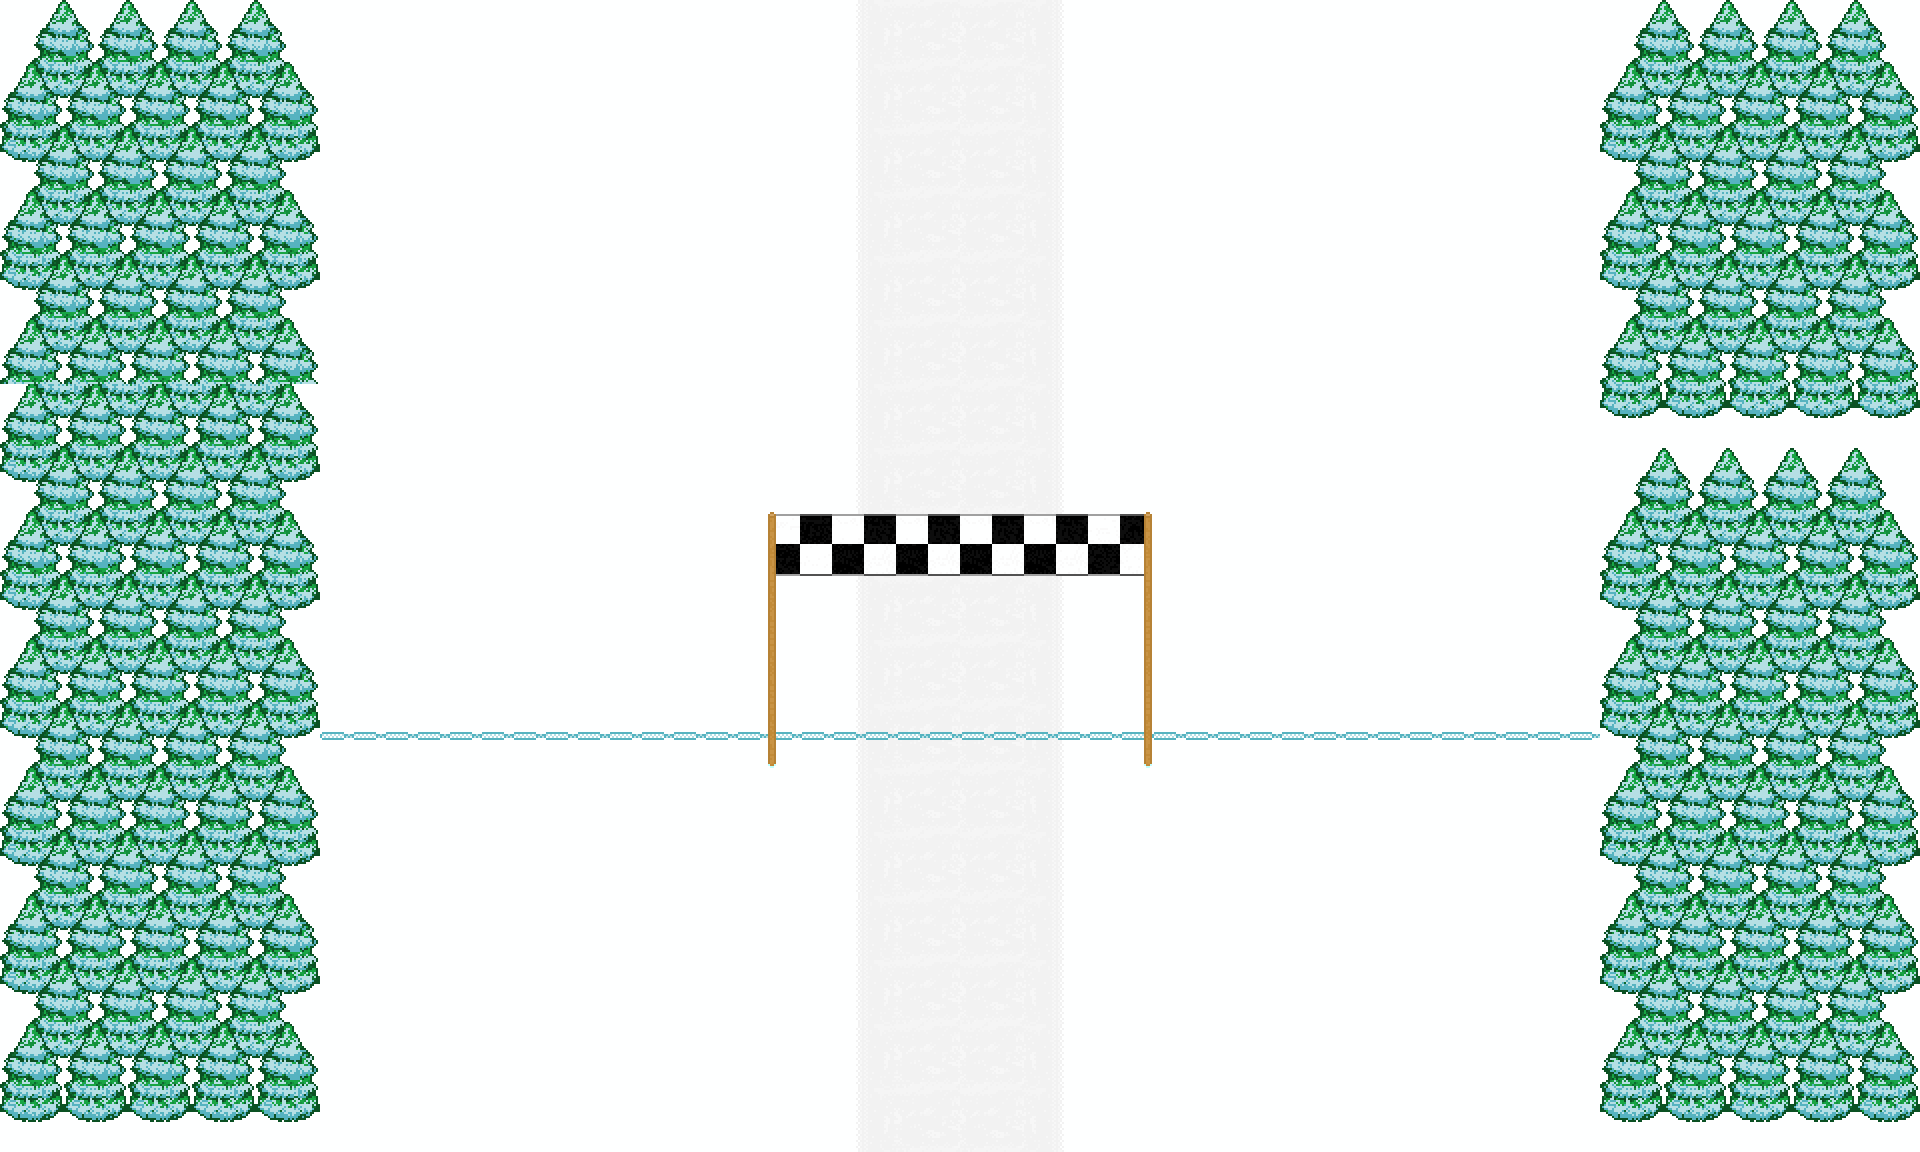

A level layout from a 2D game, rendered from its tile map. Below: a short description, then the map file with its tile-grid data intact:
An orthogonal 30x18 tile map with 64x64 px tiles, 4 tile layers (Background, FinishLine, Object, Foreground), 1 hidden layer not drawn, 2 tilesets.

<map version="1.9" tiledversion="1.9.2" orientation="orthogonal" renderorder="right-down" width="30" height="18" tilewidth="64" tileheight="64" infinite="0" nextlayerid="6" nextobjectid="1">
 <tileset firstgid="1" source="Tilesets/SpecialTileset.tsx" />
 <tileset firstgid="5" source="Tilesets/BackgroundTileset.tsx" />
 <layer id="1" name="Background" width="30" height="18">
  <data encoding="csv">
5,5,5,5,5,5,5,5,5,5,5,5,5,29,30,30,31,5,5,5,5,5,5,5,5,5,5,5,5,5,
5,5,5,5,5,5,5,5,5,5,5,5,5,29,30,30,31,5,5,5,5,5,5,5,5,5,5,5,5,5,
5,5,5,5,5,5,5,5,5,5,5,5,5,29,30,30,31,5,5,5,5,5,5,5,5,5,5,5,5,5,
5,5,5,5,5,5,5,5,5,5,5,5,5,29,30,30,31,5,5,5,5,5,5,5,5,5,5,5,5,5,
5,5,5,5,5,5,5,5,5,5,5,5,5,29,30,30,31,5,5,5,5,5,5,5,5,5,5,5,5,5,
5,5,5,5,5,5,5,5,5,5,5,5,5,29,30,30,31,5,5,5,5,5,5,5,5,5,5,5,5,5,
5,5,5,5,5,5,5,5,5,5,5,5,5,29,30,30,31,5,5,5,5,5,5,5,5,5,5,5,5,5,
5,5,5,5,5,5,5,5,5,5,5,5,5,29,30,30,31,5,5,5,5,5,5,5,5,5,5,5,5,5,
5,5,5,5,5,5,5,5,5,5,5,5,5,29,30,30,31,5,5,5,5,5,5,5,5,5,5,5,5,5,
5,5,5,5,5,5,5,5,5,5,5,5,5,29,30,30,31,5,5,5,5,5,5,5,5,5,5,5,5,5,
5,5,5,5,5,5,5,5,5,5,5,5,5,29,30,30,31,5,5,5,5,5,5,5,5,5,5,5,5,5,
5,5,5,5,5,5,5,5,5,5,5,5,5,29,30,30,31,5,5,5,5,5,5,5,5,5,5,5,5,5,
5,5,5,5,5,5,5,5,5,5,5,5,5,29,30,30,31,5,5,5,5,5,5,5,5,5,5,5,5,5,
5,5,5,5,5,5,5,5,5,5,5,5,5,29,30,30,31,5,5,5,5,5,5,5,5,5,5,5,5,5,
5,5,5,5,5,5,5,5,5,5,5,5,5,29,30,30,31,5,5,5,5,5,5,5,5,5,5,5,5,5,
5,5,5,5,5,5,5,5,5,5,5,5,5,29,30,30,31,5,5,5,5,5,5,5,5,5,5,5,5,5,
5,5,5,5,5,5,5,5,5,5,5,5,5,29,30,30,31,5,5,5,5,5,5,5,5,5,5,5,5,5,
5,5,5,5,5,5,5,5,5,5,5,5,5,29,30,30,31,5,5,5,5,5,5,5,5,5,5,5,5,5
</data>
 </layer>
 <layer id="4" name="FinishLine" width="30" height="18">
  <data encoding="csv">
0,0,0,0,0,0,0,0,0,0,0,0,0,0,0,0,0,0,0,0,0,0,0,0,0,0,0,0,0,0,
0,0,0,0,0,0,0,0,0,0,0,0,0,0,0,0,0,0,0,0,0,0,0,0,0,0,0,0,0,0,
0,0,0,0,0,0,0,0,0,0,0,0,0,0,0,0,0,0,0,0,0,0,0,0,0,0,0,0,0,0,
0,0,0,0,0,0,0,0,0,0,0,0,0,0,0,0,0,0,0,0,0,0,0,0,0,0,0,0,0,0,
0,0,0,0,0,0,0,0,0,0,0,0,0,0,0,0,0,0,0,0,0,0,0,0,0,0,0,0,0,0,
0,0,0,0,0,0,0,0,0,0,0,0,0,0,0,0,0,0,0,0,0,0,0,0,0,0,0,0,0,0,
0,0,0,0,0,0,0,0,0,0,0,0,0,0,0,0,0,0,0,0,0,0,0,0,0,0,0,0,0,0,
0,0,0,0,0,0,0,0,0,0,0,0,0,0,0,0,0,0,0,0,0,0,0,0,0,0,0,0,0,0,
0,0,0,0,0,0,0,0,0,0,0,0,0,0,0,0,0,0,0,0,0,0,0,0,0,0,0,0,0,0,
0,0,0,0,0,0,0,0,0,0,0,0,0,0,0,0,0,0,0,0,0,0,0,0,0,0,0,0,0,0,
0,0,0,0,0,0,0,0,0,0,0,0,0,0,0,0,0,0,0,0,0,0,0,0,0,0,0,0,0,0,
0,0,0,0,0,187,187,187,187,187,187,187,187,187,187,187,187,187,187,187,187,187,187,187,187,0,0,0,0,0,
0,0,0,0,0,0,0,0,0,0,0,0,0,0,0,0,0,0,0,0,0,0,0,0,0,0,0,0,0,0,
0,0,0,0,0,0,0,0,0,0,0,0,0,0,0,0,0,0,0,0,0,0,0,0,0,0,0,0,0,0,
0,0,0,0,0,0,0,0,0,0,0,0,0,0,0,0,0,0,0,0,0,0,0,0,0,0,0,0,0,0,
0,0,0,0,0,0,0,0,0,0,0,0,0,0,0,0,0,0,0,0,0,0,0,0,0,0,0,0,0,0,
0,0,0,0,0,0,0,0,0,0,0,0,0,0,0,0,0,0,0,0,0,0,0,0,0,0,0,0,0,0,
0,0,0,0,0,0,0,0,0,0,0,0,0,0,0,0,0,0,0,0,0,0,0,0,0,0,0,0,0,0
</data>
 </layer>
 <layer id="3" name="Object" width="30" height="18">
  <data encoding="csv">
197,198,199,200,201,0,0,0,0,0,0,0,0,0,0,0,0,0,0,0,0,0,0,0,0,197,198,199,200,201,
220,221,222,223,224,0,0,0,0,0,0,0,0,0,0,0,0,0,0,0,0,0,0,0,0,220,221,222,223,224,
243,244,245,246,247,0,0,0,0,0,0,0,0,0,0,0,0,0,0,0,0,0,0,0,0,243,244,245,246,247,
220,221,222,223,224,0,0,0,0,0,0,0,0,0,0,0,0,0,0,0,0,0,0,0,0,220,221,222,223,224,
243,244,245,246,247,0,0,0,0,0,0,0,0,0,0,0,0,0,0,0,0,0,0,0,0,243,244,245,246,247,
266,267,268,269,270,0,0,0,0,0,0,0,0,0,0,0,0,0,0,0,0,0,0,0,0,266,267,268,269,270,
220,221,222,223,224,0,0,0,0,0,0,0,0,0,0,0,0,0,0,0,0,0,0,0,0,289,290,291,292,293,
243,244,245,246,247,0,0,0,0,0,0,0,0,0,0,0,0,0,0,0,0,0,0,0,0,197,198,199,200,201,
220,221,222,223,224,0,0,0,0,0,0,0,0,0,0,0,0,0,0,0,0,0,0,0,0,220,221,222,223,224,
243,244,245,246,247,0,0,0,0,0,0,0,0,0,0,0,0,0,0,0,0,0,0,0,0,243,244,245,246,247,
220,221,222,223,224,0,0,0,0,0,0,0,0,0,0,0,0,0,0,0,0,0,0,0,0,266,267,268,269,270,
243,244,245,246,247,0,0,0,0,0,0,0,0,0,0,0,0,0,0,0,0,0,0,0,0,243,244,245,246,247,
220,221,222,223,224,0,0,0,0,0,0,0,0,0,0,0,0,0,0,0,0,0,0,0,0,266,267,268,269,270,
243,244,245,246,247,0,0,0,0,0,0,0,0,0,0,0,0,0,0,0,0,0,0,0,0,243,244,245,246,247,
220,221,222,223,224,0,0,0,0,0,0,0,0,0,0,0,0,0,0,0,0,0,0,0,0,266,267,268,269,270,
243,244,245,246,247,0,0,0,0,0,0,0,0,0,0,0,0,0,0,0,0,0,0,0,0,243,244,245,246,247,
266,267,268,269,270,0,0,0,0,0,0,0,0,0,0,0,0,0,0,0,0,0,0,0,0,266,267,268,269,270,
289,290,291,292,293,0,0,0,0,0,0,0,0,0,0,0,0,0,0,0,0,0,0,0,0,289,290,291,292,293
</data>
 </layer>
 <layer id="5" name="Foreground" width="30" height="18">
  <data encoding="csv">
0,0,0,0,0,0,0,0,0,0,0,0,0,0,0,0,0,0,0,0,0,0,0,0,0,0,0,0,0,0,
0,0,0,0,0,0,0,0,0,0,0,0,0,0,0,0,0,0,0,0,0,0,0,0,0,0,0,0,0,0,
0,0,0,0,0,0,0,0,0,0,0,0,0,0,0,0,0,0,0,0,0,0,0,0,0,0,0,0,0,0,
0,0,0,0,0,0,0,0,0,0,0,0,0,0,0,0,0,0,0,0,0,0,0,0,0,0,0,0,0,0,
0,0,0,0,0,0,0,0,0,0,0,0,0,0,0,0,0,0,0,0,0,0,0,0,0,0,0,0,0,0,
0,0,0,0,0,0,0,0,0,0,0,0,0,0,0,0,0,0,0,0,0,0,0,0,0,0,0,0,0,0,
0,0,0,0,0,0,0,0,0,0,0,0,0,0,0,0,0,0,0,0,0,0,0,0,0,0,0,0,0,0,
0,0,0,0,0,0,0,0,0,0,0,0,0,0,0,0,0,0,0,0,0,0,0,0,0,0,0,0,0,0,
0,0,0,0,0,0,0,0,0,0,0,0,163,164,164,164,164,165,0,0,0,0,0,0,0,0,0,0,0,0,
0,0,0,0,0,0,0,0,0,0,0,0,186,0,0,0,0,188,0,0,0,0,0,0,0,0,0,0,0,0,
0,0,0,0,0,0,0,0,0,0,0,0,186,0,0,0,0,188,0,0,0,0,0,0,0,0,0,0,0,0,
0,0,0,0,0,0,0,0,0,0,0,0,210,0,0,0,0,211,0,0,0,0,0,0,0,0,0,0,0,0,
0,0,0,0,0,0,0,0,0,0,0,0,0,0,0,0,0,0,0,0,0,0,0,0,0,0,0,0,0,0,
0,0,0,0,0,0,0,0,0,0,0,0,0,0,0,0,0,0,0,0,0,0,0,0,0,0,0,0,0,0,
0,0,0,0,0,0,0,0,0,0,0,0,0,0,0,0,0,0,0,0,0,0,0,0,0,0,0,0,0,0,
0,0,0,0,0,0,0,0,0,0,0,0,0,0,0,0,0,0,0,0,0,0,0,0,0,0,0,0,0,0,
0,0,0,0,0,0,0,0,0,0,0,0,0,0,0,0,0,0,0,0,0,0,0,0,0,0,0,0,0,0,
0,0,0,0,0,0,0,0,0,0,0,0,0,0,0,0,0,0,0,0,0,0,0,0,0,0,0,0,0,0
</data>
 </layer>
 <layer id="2" name="Special" width="30" height="18" visible="0">
  <data encoding="csv">
1,1,1,1,1,0,0,0,0,0,0,0,0,0,0,0,0,0,0,0,0,0,0,0,0,1,1,1,1,1,
1,1,1,1,1,0,0,0,0,0,0,0,0,0,0,0,0,0,0,0,0,0,0,0,0,1,1,1,1,1,
1,1,1,1,1,0,0,0,0,0,0,0,0,0,0,0,0,0,0,0,0,0,0,0,0,1,1,1,1,1,
1,1,1,1,1,0,0,0,0,0,0,0,0,0,0,0,0,0,0,0,0,0,0,0,0,1,1,1,1,1,
1,1,1,1,1,0,0,0,0,0,0,0,0,0,0,0,0,0,0,0,0,0,0,0,0,1,1,1,1,1,
1,1,1,1,1,0,0,0,0,0,0,0,0,0,0,0,0,0,0,0,0,0,0,0,0,1,1,1,1,1,
1,1,1,1,1,0,0,0,0,0,0,0,0,0,0,0,0,0,0,0,0,0,0,0,0,1,1,1,1,1,
1,1,1,1,1,0,0,0,0,0,0,0,0,0,0,0,0,0,0,0,0,0,0,0,0,1,1,1,1,1,
1,1,1,1,1,0,0,0,0,0,0,0,0,0,0,0,0,0,0,0,0,0,0,0,0,1,1,1,1,1,
1,1,1,1,1,0,0,0,0,0,0,0,0,0,0,0,0,0,0,0,0,0,0,0,0,1,1,1,1,1,
1,1,1,1,1,0,0,0,0,0,0,0,0,0,0,0,0,0,0,0,0,0,0,0,0,1,1,1,1,1,
1,1,1,1,1,3,3,3,3,3,3,3,3,3,3,3,3,3,3,3,3,3,3,3,3,1,1,1,1,1,
1,1,1,1,1,0,0,0,0,0,0,0,0,0,0,0,0,0,0,0,0,0,0,0,0,1,1,1,1,1,
1,1,1,1,1,0,0,0,0,0,0,0,0,0,0,0,0,0,0,0,0,0,0,0,0,1,1,1,1,1,
1,1,1,1,1,0,0,0,0,0,0,0,0,0,0,0,0,0,0,0,0,0,0,0,0,1,1,1,1,1,
1,1,1,1,1,0,0,0,0,0,0,0,0,0,0,0,0,0,0,0,0,0,0,0,0,1,1,1,1,1,
1,1,1,1,1,0,0,0,0,0,0,0,0,0,0,0,0,0,0,0,0,0,0,0,0,1,1,1,1,1,
1,1,1,1,1,0,0,0,0,0,0,0,0,0,0,0,0,0,0,0,0,0,0,0,0,1,1,1,1,1
</data>
 </layer>
</map>
